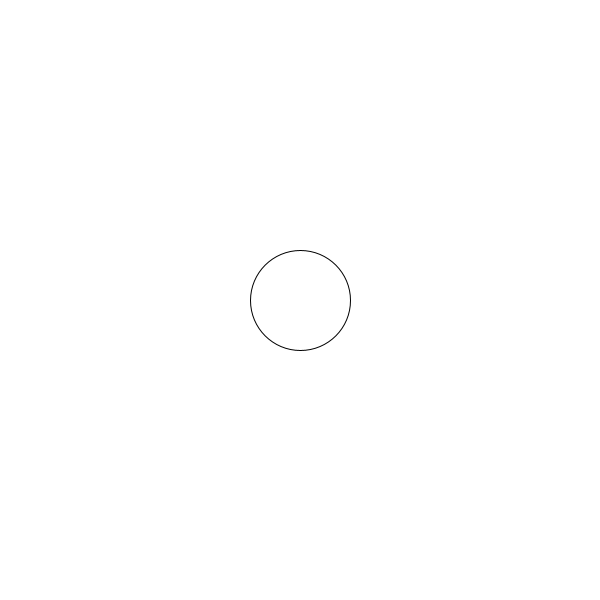
Frame 1 (no input)
Frame 60 (the mouse pressed at the canvas centre just before this capture): identical to frame 1, image omitted
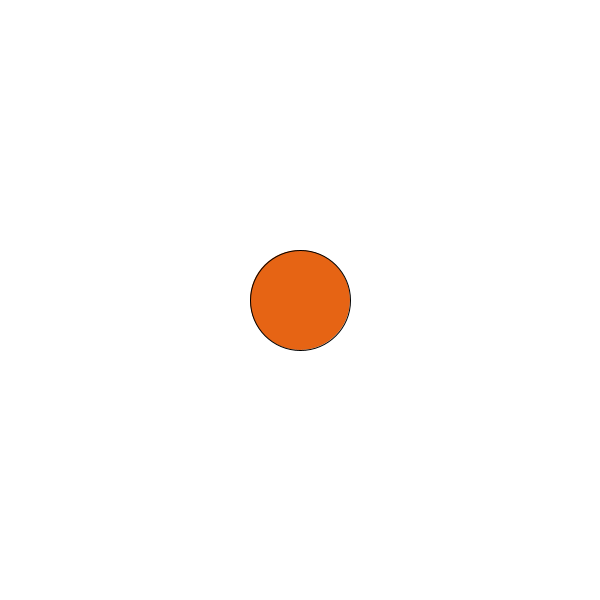
Frame 120 (the mouse held since frame 60 and released just before this capture)

The Processing sketch that drew these frames (run headless with seeded random() and noise(); from frame 60 on, the mouse is pressed at the canvas centre):

// Processing sketch: basic_01_structure_translate
// ── basic_01_structure_translate.pde
int x, y;
void setup() {
  size(600, 600);
  background(255);
  x = 0;
  y = 0;
}


void draw() {
  background(255);

  pushMatrix();
  translate(width*0.5, height*0.5);
  stroke(0);

  if (mousePressed) {
    fill(230, 100, 20);
  } else {
    fill(255);
  }

  ellipse(x, y, 100, 100);
  popMatrix();
}

void mouseDragged() {
  x = mouseX-width/2;
  y = mouseY-height/2;
}
